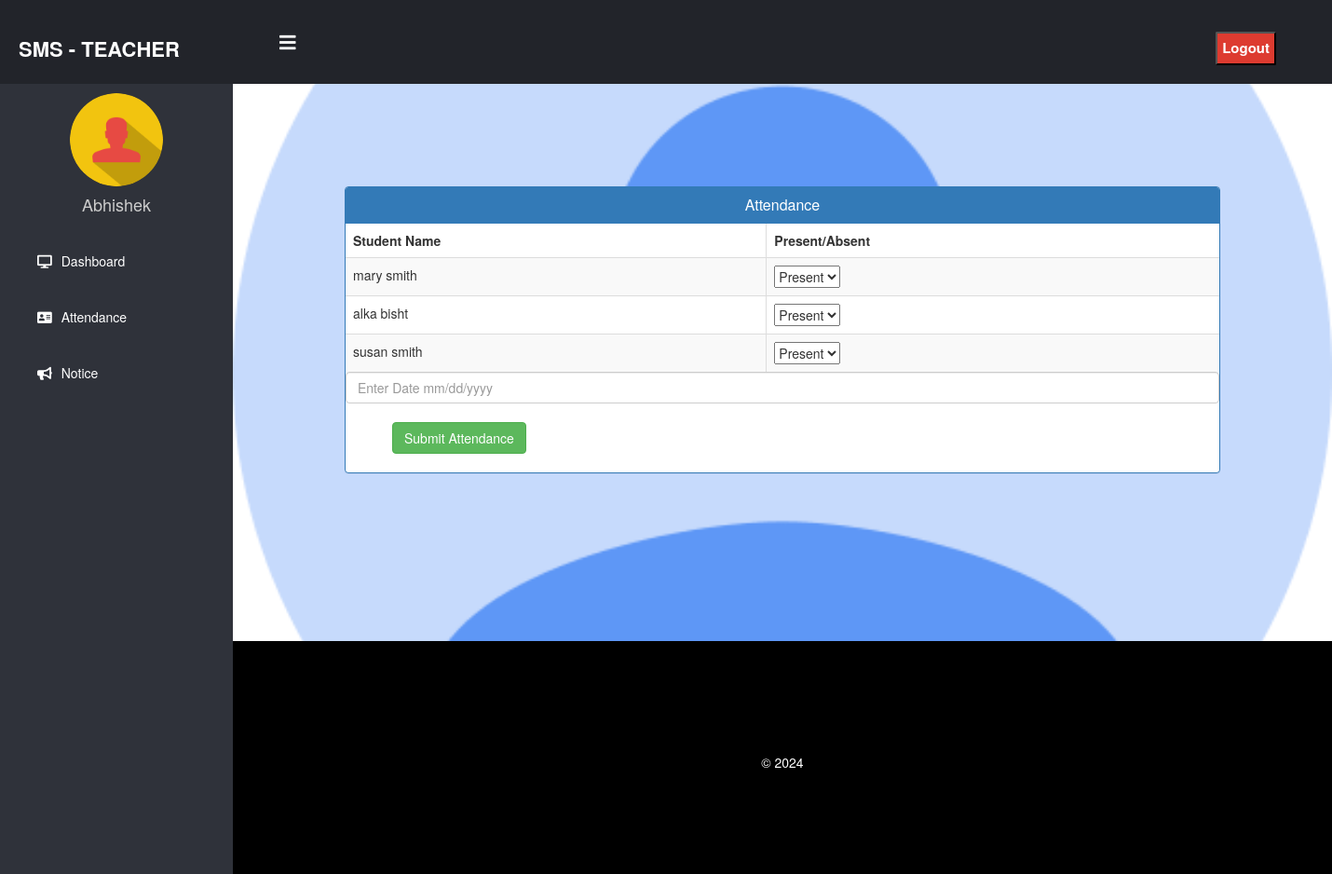
Page /teacher-take-attendance/one (signed in) on the committed database.
### school/models.py (models this page shows, shortened)
class StudentExtra(models.Model):
    user=models.OneToOneField(User,on_delete=models.CASCADE)
    roll = models.CharField(max_length=10)
    mobile = models.CharField(max_length=40,null=True)
    fee = models.PositiveIntegerField()
    cl= models.CharField(max_length=10,choices=classes,default='one')
    status=models.BooleanField(default=False)
    @property
    def get_name(self):
        return self.user.first_name+" "+self.user.last_name

### school/views.py (the view, shortened to what this page needs)
# urls.py: path('teacher-take-attendance/<str:cl>', views.teacher_take_attendance_view,name='teacher-take-attendance'),
@login_required(login_url='teacherlogin')
@user_passes_test(is_teacher)
def teacher_take_attendance_view(request,cl):
    students=models.StudentExtra.objects.all().filter(cl=cl)
    aform=forms.AttendanceForm()
    return render(request,'school/teacher_take_attendance.html',{'students':students,'aform':aform})

### school/forms.py
class AttendanceForm(forms.Form):
    present_status=forms.ChoiceField( choices=presence_choices)
    date=forms.DateField()

### school/views.py (called while the page is built)
def is_teacher(user):
    return user.groups.filter(name='TEACHER').exists()

### templates/school/teacher_take_attendance.html (shortened to what this page needs)
{% extends 'school/teacherbase.html' %}
{% load widget_tweaks %}
{% block content %}
<head>
  <link href="//netdna.bootstrapcdn.com/bootstrap/3.0.0/css/bootstrap.min.css" rel="stylesheet" id="bootstrap-css">
</head>
<form method="post">
  <div class="container">
    <div class="row">
      <div class="panel panel-primary">
        <div class="panel-heading">
          <h6 class="panel-title">Attendance</h6>
        </div>
        <table class="table table-hover table-striped table-bordered" id="dev-table">
          <thead>
            <tr>
              <th>Student Name</th>
              <th>Present/Absent</th>
            </tr>
          </thead>
          {%for student in students%}
          <tr>
            <td>{{student.get_name}}</td>
            <td>{{aform.present_status}}</td>
          </tr>
          {%endfor%}
        </table>
        {% render_field aform.date class="form-control" placeholder="Enter Date mm/dd/yyyy" %}
        <input type="submit" style="margin-left: 50px;
                                        margin-top: 20px;
                                        margin-bottom: 20px;" name="submit" class="btn btn-success" value="Submit Attendance">
      </div>
    </div>
  </div>
</form>
{% endblock content %}

### templates/school/teacherbase.html (shortened to what this page needs)
<!DOCTYPE html>
{% load static %}
<html lang="en" dir="ltr">
<head>
  <link rel="stylesheet" href="https://cdnjs.cloudflare.com/ajax/libs/font-awesome/5.12.1/css/all.min.css">
</head>
<body>
  <header>
    <label for="check">
      <i class="fas fa-bars" id="sidebar_btn"></i>
    </label>
    <div class="left_area">
      <h3>SMS - Teacher</h3>
    </div>
    <div class="right_area">
      <form action="{% url 'logout' %}" method="post" style="display: inline;">
        <button type="submit" class="logout_btn">Logout</button>
      </form>
    </div>
  </header>
  <div class="sidebar">
    <center>
      <img src="{% static "images/User0icon.png" %}" class="profile_image" alt="">
      <h4>{{request.user.first_name}}</h4>
    </center>
    <a href="/teacher-dashboard"><i class="fas fa-desktop"></i><span>Dashboard</span></a>
    <a href="/teacher-attendance"><i class="fas fa-address-card"></i><span>Attendance</span></a>
    <a href="/teacher-notice"><i class="fas fa-bullhorn"></i><span>Notice</span></a>
  </div>
  <div class="content">
    <br><br><br><br><br>
    {% block content %}
    {% endblock content %}
    <br><br><br>
    {% include "school/footer.html" %}
  </div>
</body>
</html>

### templates/school/teacherbase.html (style rules this page uses)
a:link { text-decoration: none; }
body { margin: 0; padding: 0; font-family: "Roboto", sans-serif; }
header { position: fixed; background: #22242A; padding: 20px; width: 100%; z-index: 1; }
.left_area h3 { color: #fff; margin: 0px; text-transform: uppercase; font-size: 22px; font-weight: 900; }
.logout_btn { padding: 5px; background: #dd3b30; text-decoration: none; float: right; margin-top: -30px; margin-right: 40px; border-radius: 2px; font-size: 15px; font-weight: 600; color: #fff; transition: 0.5s; }
.sidebar { background: #2f323a; margin-top: 70px; padding-top: 30px; position: fixed; left: 0; width: 250px; height: 100%; transition: 0.5s; transition-property: left; }
.sidebar .profile_image { width: 100px; height: 100px; border-radius: 100px; margin-bottom: 10px; }
.sidebar h4 { color: #ccc; margin-top: 0; margin-bottom: 20px; }
.sidebar a { color: #fff; display: block; width: 100%; line-height: 60px; text-decoration: none; padding-left: 40px; box-sizing: border-box; transition: 0.5s; }
.sidebar i { padding-right: 10px; }
label #sidebar_btn { z-index: 1; color: #fff; position: fixed; cursor: pointer; left: 300px; font-size: 20px; margin: 5px 0; transition: 0.5s; transition-property: color; }
.content { margin-left: 250px; background: url(background.png) no-repeat; background-position: center; background-size: cover; height: 100vh; transition: 0.5s; }

### templates/school/teacher_take_attendance.html (style rules this page uses)
a:link { text-decoration: none; }
h6 { text-align: center; }
.row { margin: 100px; }

### rows in the picture
StudentExtra: get_name "mary smith"
StudentExtra: get_name "alka bisht"
StudentExtra: get_name "susan smith"

### other values in the picture
{{ request.user.first_name }} "Abhishek"
